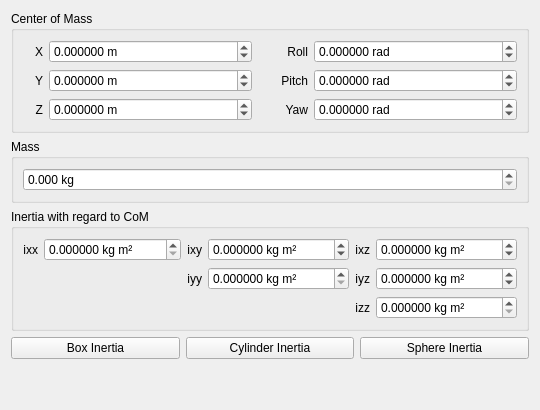
     <widget class="QWidget" name="InertialTab">
      <attribute name="title">
       <string>Inertial</string>
      </attribute>
      <layout class="QVBoxLayout">
       <item>
        <widget class="QGroupBox" name="InertialOriginGroupBox">
         <property name="enabled">
          <bool>true</bool>
         </property>
         <property name="title">
          <string>Center of Mass</string>
         </property>
         <layout class="QGridLayout" name="gridLayout_7">
          <item row="1" column="2">
           <widget class="QLabel" name="label_33">
            <property name="maximumSize">
             <size>
              <width>50</width>
              <height>16777215</height>
             </size>
            </property>
            <property name="layoutDirection">
             <enum>Qt::LeftToRight</enum>
            </property>
            <property name="text">
             <string>Pitch</string>
            </property>
            <property name="alignment">
             <set>Qt::AlignRight|Qt::AlignTrailing|Qt::AlignVCenter</set>
            </property>
           </widget>
          </item>
          <item row="1" column="3">
           <widget class="QDoubleSpinBox" name="InertialOriginPitchSpinBox">
            <property name="suffix">
             <string> rad</string>
            </property>
            <property name="decimals">
             <number>6</number>
            </property>
            <property name="minimum">
             <double>-3.141592000000000</double>
            </property>
            <property name="maximum">
             <double>3.141592000000000</double>
            </property>
            <property name="singleStep">
             <double>0.001000000000000</double>
            </property>
           </widget>
          </item>
          <item row="2" column="0">
           <widget class="QLabel" name="label_34">
            <property name="maximumSize">
             <size>
              <width>20</width>
              <height>16777215</height>
             </size>
            </property>
            <property name="layoutDirection">
             <enum>Qt::LeftToRight</enum>
            </property>
            <property name="text">
             <string>Z</string>
            </property>
            <property name="alignment">
             <set>Qt::AlignRight|Qt::AlignTrailing|Qt::AlignVCenter</set>
            </property>
           </widget>
          </item>
          <item row="0" column="3">
           <widget class="QDoubleSpinBox" name="InertialOriginRollSpinBox">
            <property name="suffix">
             <string> rad</string>
            </property>
            <property name="decimals">
             <number>6</number>
            </property>
            <property name="minimum">
             <double>-3.141592000000000</double>
            </property>
            <property name="maximum">
             <double>3.141592000000000</double>
            </property>
            <property name="singleStep">
             <double>0.001000000000000</double>
            </property>
           </widget>
          </item>
          <item row="1" column="0">
           <widget class="QLabel" name="label_35">
            <property name="maximumSize">
             <size>
              <width>20</width>
              <height>16777215</height>
             </size>
            </property>
            <property name="layoutDirection">
             <enum>Qt::LeftToRight</enum>
            </property>
            <property name="text">
             <string>Y</string>
            </property>
            <property name="alignment">
             <set>Qt::AlignRight|Qt::AlignTrailing|Qt::AlignVCenter</set>
            </property>
           </widget>
          </item>
          <item row="1" column="1">
           <widget class="QDoubleSpinBox" name="InertialOriginYSpinBox">
            <property name="suffix">
             <string> m</string>
            </property>
            <property name="decimals">
             <number>6</number>
            </property>
            <property name="minimum">
             <double>-10000.000000000000000</double>
            </property>
            <property name="maximum">
             <double>10000.000000000000000</double>
            </property>
            <property name="singleStep">
             <double>0.001000000000000</double>
            </property>
           </widget>
          </item>
          <item row="0" column="2">
           <widget class="QLabel" name="label_36">
            <property name="maximumSize">
             <size>
              <width>50</width>
              <height>16777215</height>
             </size>
            </property>
            <property name="layoutDirection">
             <enum>Qt::LeftToRight</enum>
            </property>
            <property name="text">
             <string>Roll</string>
            </property>
            <property name="alignment">
             <set>Qt::AlignRight|Qt::AlignTrailing|Qt::AlignVCenter</set>
            </property>
           </widget>
          </item>
          <item row="2" column="1">
           <widget class="QDoubleSpinBox" name="InertialOriginZSpinBox">
            <property name="suffix">
             <string> m</string>
            </property>
            <property name="decimals">
             <number>6</number>
            </property>
            <property name="minimum">
             <double>-10000.000000000000000</double>
            </property>
            <property name="maximum">
             <double>10000.000000000000000</double>
            </property>
            <property name="singleStep">
             <double>0.001000000000000</double>
            </property>
           </widget>
          </item>
          <item row="2" column="2">
           <widget class="QLabel" name="label_37">
            <property name="maximumSize">
             <size>
              <width>50</width>
              <height>16777215</height>
             </size>
            </property>
            <property name="layoutDirection">
             <enum>Qt::LeftToRight</enum>
            </property>
            <property name="text">
             <string>Yaw</string>
            </property>
            <property name="alignment">
             <set>Qt::AlignRight|Qt::AlignTrailing|Qt::AlignVCenter</set>
            </property>
           </widget>
          </item>
          <item row="2" column="3">
           <widget class="QDoubleSpinBox" name="InertialOriginYawSpinBox">
            <property name="suffix">
             <string> rad</string>
            </property>
            <property name="decimals">
             <number>6</number>
            </property>
            <property name="minimum">
             <double>-3.141592000000000</double>
            </property>
            <property name="maximum">
             <double>3.141592000000000</double>
            </property>
            <property name="singleStep">
             <double>0.001000000000000</double>
            </property>
           </widget>
          </item>
          <item row="0" column="1">
           <widget class="QDoubleSpinBox" name="InertialOriginXSpinBox">
            <property name="suffix">
             <string> m</string>
            </property>
            <property name="decimals">
             <number>6</number>
            </property>
            <property name="minimum">
             <double>-10000.000000000000000</double>
            </property>
            <property name="maximum">
             <double>10000.000000000000000</double>
            </property>
            <property name="singleStep">
             <double>0.001000000000000</double>
            </property>
           </widget>
          </item>
          <item row="0" column="0">
           <widget class="QLabel" name="label_38">
            <property name="maximumSize">
             <size>
              <width>20</width>
              <height>16777215</height>
             </size>
            </property>
            <property name="layoutDirection">
             <enum>Qt::LeftToRight</enum>
            </property>
            <property name="text">
             <string>X</string>
            </property>
            <property name="alignment">
             <set>Qt::AlignRight|Qt::AlignTrailing|Qt::AlignVCenter</set>
            </property>
           </widget>
          </item>
         </layout>
        </widget>
       </item>
       <item>
        <widget class="QGroupBox" name="InertialMassGroupBox">
         <property name="enabled">
          <bool>true</bool>
         </property>
         <property name="title">
          <string>Mass</string>
         </property>
         <layout class="QVBoxLayout">
          <item>
           <widget class="QDoubleSpinBox" name="InertialMassSpinBox">
            <property name="suffix">
             <string> kg</string>
            </property>
            <property name="decimals">
             <number>3</number>
            </property>
            <property name="singleStep">
             <double>0.001000000000000</double>
            </property>
           </widget>
          </item>
         </layout>
        </widget>
       </item>
       <item>
        <widget class="QGroupBox" name="InertialInertiaGroupBox">
         <property name="enabled">
          <bool>true</bool>
         </property>
         <property name="title">
          <string>Inertia with regard to CoM</string>
         </property>
         <layout class="QGridLayout" name="gridLayout_8">
          <item row="0" column="5">
           <widget class="QDoubleSpinBox" name="InertiaIXZSpinBox">
            <property name="suffix">
             <string> kg m²</string>
            </property>
            <property name="decimals">
             <number>6</number>
            </property>
            <property name="minimum">
             <double>-10000.000000000000000</double>
            </property>
            <property name="maximum">
             <double>10000.000000000000000</double>
            </property>
            <property name="singleStep">
             <double>0.001000000000000</double>
            </property>
           </widget>
          </item>
          <item row="0" column="0">
           <widget class="QLabel" name="label_41">
            <property name="maximumSize">
             <size>
              <width>20</width>
              <height>16777215</height>
             </size>
            </property>
            <property name="layoutDirection">
             <enum>Qt::LeftToRight</enum>
            </property>
            <property name="text">
             <string>ixx</string>
            </property>
            <property name="alignment">
             <set>Qt::AlignRight|Qt::AlignTrailing|Qt::AlignVCenter</set>
            </property>
           </widget>
          </item>
          <item row="0" column="4">
           <widget class="QLabel" name="label_40">
            <property name="maximumSize">
             <size>
              <width>20</width>
              <height>16777215</height>
             </size>
            </property>
            <property name="layoutDirection">
             <enum>Qt::LeftToRight</enum>
            </property>
            <property name="text">
             <string>ixz</string>
            </property>
            <property name="alignment">
             <set>Qt::AlignRight|Qt::AlignTrailing|Qt::AlignVCenter</set>
            </property>
           </widget>
          </item>
          <item row="0" column="2">
           <widget class="QLabel" name="label_39">
            <property name="maximumSize">
             <size>
              <width>20</width>
              <height>16777215</height>
             </size>
            </property>
            <property name="layoutDirection">
             <enum>Qt::LeftToRight</enum>
            </property>
            <property name="text">
             <string>ixy</string>
            </property>
            <property name="alignment">
             <set>Qt::AlignRight|Qt::AlignTrailing|Qt::AlignVCenter</set>
            </property>
           </widget>
          </item>
          <item row="1" column="3">
           <widget class="QDoubleSpinBox" name="InertiaIYYSpinBox">
            <property name="suffix">
             <string> kg m²</string>
            </property>
            <property name="decimals">
             <number>6</number>
            </property>
            <property name="minimum">
             <double>0.000000000000000</double>
            </property>
            <property name="maximum">
             <double>10000.000000000000000</double>
            </property>
            <property name="singleStep">
             <double>0.001000000000000</double>
            </property>
           </widget>
          </item>
          <item row="0" column="1">
           <widget class="QDoubleSpinBox" name="InertiaIXXSpinBox">
            <property name="suffix">
             <string> kg m²</string>
            </property>
            <property name="decimals">
             <number>6</number>
            </property>
            <property name="minimum">
             <double>0.000000000000000</double>
            </property>
            <property name="maximum">
             <double>10000.000000000000000</double>
            </property>
            <property name="singleStep">
             <double>0.001000000000000</double>
            </property>
           </widget>
          </item>
          <item row="1" column="2">
           <widget class="QLabel" name="label_44">
            <property name="maximumSize">
             <size>
              <width>20</width>
              <height>16777215</height>
             </size>
            </property>
            <property name="layoutDirection">
             <enum>Qt::LeftToRight</enum>
            </property>
            <property name="text">
             <string>iyy</string>
            </property>
            <property name="alignment">
             <set>Qt::AlignRight|Qt::AlignTrailing|Qt::AlignVCenter</set>
            </property>
           </widget>
          </item>
          <item row="0" column="3">
           <widget class="QDoubleSpinBox" name="InertiaIXYSpinBox">
            <property name="suffix">
             <string> kg m²</string>
            </property>
            <property name="decimals">
             <number>6</number>
            </property>
            <property name="minimum">
             <double>-10000.000000000000000</double>
            </property>
            <property name="maximum">
             <double>10000.000000000000000</double>
            </property>
            <property name="singleStep">
             <double>0.001000000000000</double>
            </property>
           </widget>
          </item>
          <item row="1" column="4">
           <widget class="QLabel" name="label_45">
            <property name="maximumSize">
             <size>
              <width>20</width>
              <height>16777215</height>
             </size>
            </property>
            <property name="layoutDirection">
             <enum>Qt::LeftToRight</enum>
            </property>
            <property name="text">
             <string>iyz</string>
            </property>
            <property name="alignment">
             <set>Qt::AlignRight|Qt::AlignTrailing|Qt::AlignVCenter</set>
            </property>
           </widget>
          </item>
          <item row="1" column="5">
           <widget class="QDoubleSpinBox" name="InertiaIYZSpinBox">
            <property name="suffix">
             <string> kg m²</string>
            </property>
            <property name="decimals">
             <number>6</number>
            </property>
            <property name="minimum">
             <double>-10000.000000000000000</double>
            </property>
            <property name="maximum">
             <double>10000.000000000000000</double>
            </property>
            <property name="singleStep">
             <double>0.001000000000000</double>
            </property>
           </widget>
          </item>
          <item row="2" column="5">
           <widget class="QDoubleSpinBox" name="InertiaIZZSpinBox">
            <property name="suffix">
             <string> kg m²</string>
            </property>
            <property name="decimals">
             <number>6</number>
            </property>
            <property name="minimum">
             <double>0.000000000000000</double>
            </property>
            <property name="maximum">
             <double>10000.000000000000000</double>
            </property>
            <property name="singleStep">
             <double>0.001000000000000</double>
            </property>
           </widget>
          </item>
          <item row="2" column="4">
           <widget class="QLabel" name="label_43">
            <property name="maximumSize">
             <size>
              <width>20</width>
              <height>16777215</height>
             </size>
            </property>
            <property name="layoutDirection">
             <enum>Qt::LeftToRight</enum>
            </property>
            <property name="text">
             <string>izz</string>
            </property>
            <property name="alignment">
             <set>Qt::AlignRight|Qt::AlignTrailing|Qt::AlignVCenter</set>
            </property>
           </widget>
          </item>
         </layout>
        </widget>
       </item>
       <item>
        <layout class="QHBoxLayout">
         <item>
          <widget class="QPushButton" name="BuildInertiaBoxButton">
           <property name="text">
            <string>Box Inertia</string>
           </property>
          </widget>
         </item>
         <item>
          <widget class="QPushButton" name="BuildInertiaCylinderButton">
           <property name="text">
            <string>Cylinder Inertia</string>
           </property>
          </widget>
         </item>
         <item>
          <widget class="QPushButton" name="BuildInertiaSphereButton">
           <property name="text">
            <string>Sphere Inertia</string>
           </property>
          </widget>
         </item>
        </layout>
       </item>
       <item>
        <spacer name="verticalSpacer_5">
         <property name="orientation">
          <enum>Qt::Vertical</enum>
         </property>
         <property name="sizeHint" stdset="0">
          <size>
           <width>20</width>
           <height>40</height>
          </size>
         </property>
        </spacer>
       </item>
      </layout>
     </widget>
